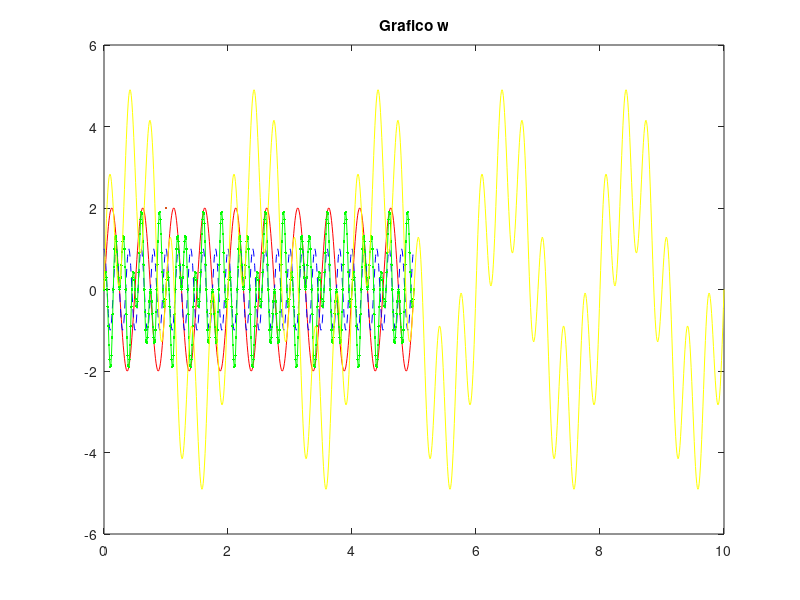

This chart was generated by the following MATLAB code:
t = 0:0.01:5;
x = 2*sin(4*pi*t);
y = cos(10*pi*t);
z = x.*y;

plot(t,x,"r-");
title('Grafico x')
hold on

plot(t,y,"b--",LineWidth=2);
title('Grafico y')
hold on

plot(t,z,".g-")
title('Grafico z')
hold on


t = 0:0.01:10;
w = 3*sin(pi*t)+2*sin(6*pi*t);
plot (t,w,"y",LineWidth=2)
title('Grafico w')
hold off
